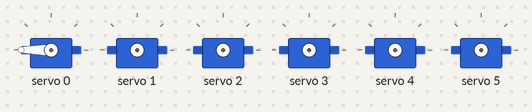
The sketch below on a simulated Arduino Uno, built with avr-gcc and run on an emulated ATmega328P. On the bench: 6 × servo.

Above: at 0.05 s.
At 1.8 s:
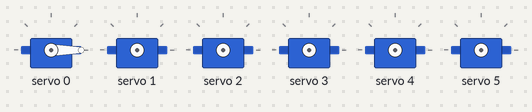
At 3.55 s:
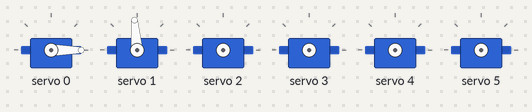
At 7.05 s:
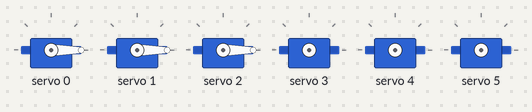
At 10.55 s:
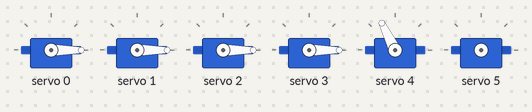
At 14.05 s:
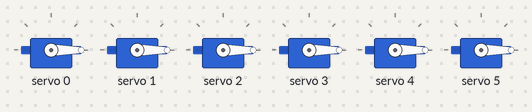
Timing chart, 0 to 18.3 s (numbered marks = the images above):
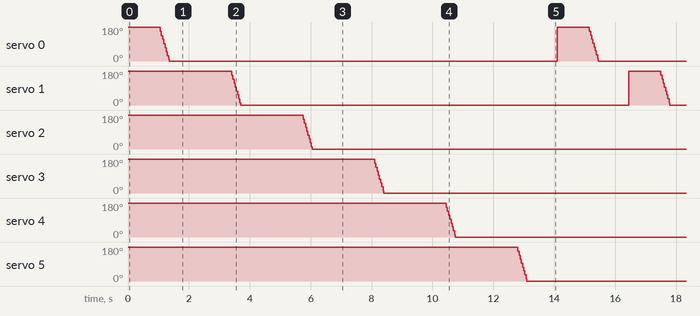

Measured:
- by itself, servo 0, servo 5: ramps from 180° to 0° and jumps back, once every 14.1 s
- by itself, servo 1–4: repeats every 14.1 s: 137° 0.04 s, 116° 0.04 s, 95° 0.04 s, 74° 0.04 s, 53° 0.04 s, 32° 0.04 s, 11° 0.02 s, 0° 12.7 s, 180° 1.1 s, 158° 0.04 s

The sketch:

aprendi-usar-modulo-pca-8695.ino
```cpp
// aprendendo a utilizar o módulo PWM PCA9685. VAMBORA!!!!!!!!!!! VAI DAR CERTO!!!!!!!

//inclusão de bibliotecas
#include <Wire.h> // usar I2C
#include <Adafruit_PWMServoDriver.h> // usar

// criação do objeto com todas as funções e propriedades para utilizar e código do módulo
Adafruit_PWMServoDriver pwm = Adafruit_PWMServoDriver(0x40);

// definindo pulsos máximos dos servos e frequência (taxa de atualização)
#define SERVOMIN  130 // mínimos e máximos configurados para girar 180 graus certinho
#define SERVOMAX  610
#define SERVO_FREQ 60 // largura de período PWM

// setup
void setup() {

  pwm.begin(); // inicializando módulo PWM

  pwm.setPWMFreq(SERVO_FREQ); //definindo frequencia
}

void loop() {

  for(int i = 0; i <= 5; i++){                               // cada um dos 6 servo motores, de 0 a 5
    pwm.setPWM(i, 0, SERVOMAX);                              //girar da posição atual até o máximo(sentido horário)
    delay(1000);                                             // esperar 1 segundo

    for (int pulse = SERVOMAX; pulse > SERVOMIN; pulse--) {
      pwm.setPWM(i, 0, pulse);                               // girar da posição atual até o mínimo(sentido anti-horário) por meio de um laço de repetição
    }
    delay(1000);                                             // esperar 1 segundo
  }

}
```
